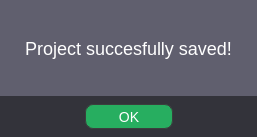
<?xml version="1.0" encoding="UTF-8"?>
<ui version="4.0">
 <class>AfterSuccessfullySavedDialog</class>
 <widget class="QDialog" name="AfterSuccessfullySavedDialog">
  <property name="geometry">
   <rect>
    <x>0</x>
    <y>0</y>
    <width>257</width>
    <height>137</height>
   </rect>
  </property>
  <property name ="styleSheet">
     <string notr="true">
       background:  #33333A;
     </string>
  </property>
  <property name="sizePolicy">
   <sizepolicy hsizetype="Preferred" vsizetype="Preferred">
    <horstretch>0</horstretch>
    <verstretch>0</verstretch>
   </sizepolicy>
  </property>
  <property name="minimumSize">
   <size>
    <width>254</width>
    <height>137</height>
   </size>
  </property>
  <property name="maximumSize">
   <size>
    <width>99999</width>
    <height>99999</height>
   </size>
  </property>
  <property name="windowTitle">
   <string>Save</string>
  </property>
  <property name="sizeGripEnabled">
   <bool>false</bool>
  </property>
  <layout class="QGridLayout" name="gridLayout">
   <property name="leftMargin">
    <number>0</number>
   </property>
   <property name="topMargin">
    <number>0</number>
   </property>
   <property name="rightMargin">
    <number>0</number>
   </property>
   <property name="bottomMargin">
    <number>0</number>
   </property>
   <property name="horizontalSpacing">
    <number>0</number>
   </property>
   <item row="0" column="0">
    <layout class="QVBoxLayout" name="verticalLayout">
     <item>
      <widget class="QLabel" name="label">
       <property name="minimumSize">
        <size>
         <width>255</width>
         <height>96</height>
        </size>
       </property>
       <property name="font">
        <font>
         <pointsize>-1</pointsize>
        </font>
       </property>
       <property name="layoutDirection">
        <enum>Qt::LeftToRight</enum>
       </property>
       <property name="styleSheet">
        <string notr="true">color: #FFFFFF;
font-size: 18px;
line-height: 23px;
background-color: #605F6E;</string>
       </property>
       <property name="text">
        <string>Project succesfully saved!</string>
       </property>
       <property name="alignment">
        <set>Qt::AlignCenter</set>
       </property>
      </widget>
     </item>
     <item>
      <layout class="QHBoxLayout" name="horizontalLayout_2">
       <property name="spacing">
        <number>0</number>
       </property>
       <property name="topMargin">
        <number>8</number>
       </property>
       <property name="bottomMargin">
        <number>8</number>
       </property>
       <item>
        <spacer name="horizontalSpacer_2">
         <property name="orientation">
          <enum>Qt::Horizontal</enum>
         </property>
         <property name="sizeType">
          <enum>QSizePolicy::Expanding</enum>
         </property>
         <property name="sizeHint" stdset="0">
          <size>
           <width>83</width>
           <height>20</height>
          </size>
         </property>
        </spacer>
       </item>
       <item>
        <widget class="QPushButton" name="pushButton">
         <property name="sizePolicy">
          <sizepolicy hsizetype="Preferred" vsizetype="Preferred">
           <horstretch>0</horstretch>
           <verstretch>0</verstretch>
          </sizepolicy>
         </property>
         <property name="minimumSize">
          <size>
           <width>88</width>
           <height>24</height>
          </size>
         </property>
         <property name="styleSheet">
          <string notr="true">QPushButton
{
	background-color: #27AE60;
	border: 1px solid #3B3E3D;
	border-radius: 8px;
	font-size: 14px;
	color: #FFFFFF;
}

QPushButton:hover
{
	background-color:  #46CE7F;
}</string>
         </property>
         <property name="text">
          <string>OK</string>
         </property>
        </widget>
       </item>
       <item>
        <spacer name="horizontalSpacer">
         <property name="orientation">
          <enum>Qt::Horizontal</enum>
         </property>
         <property name="sizeHint" stdset="0">
          <size>
           <width>83</width>
           <height>20</height>
          </size>
         </property>
        </spacer>
       </item>
      </layout>
     </item>
    </layout>
   </item>
  </layout>
 </widget>
 <resources/>
 <connections/>
</ui>
